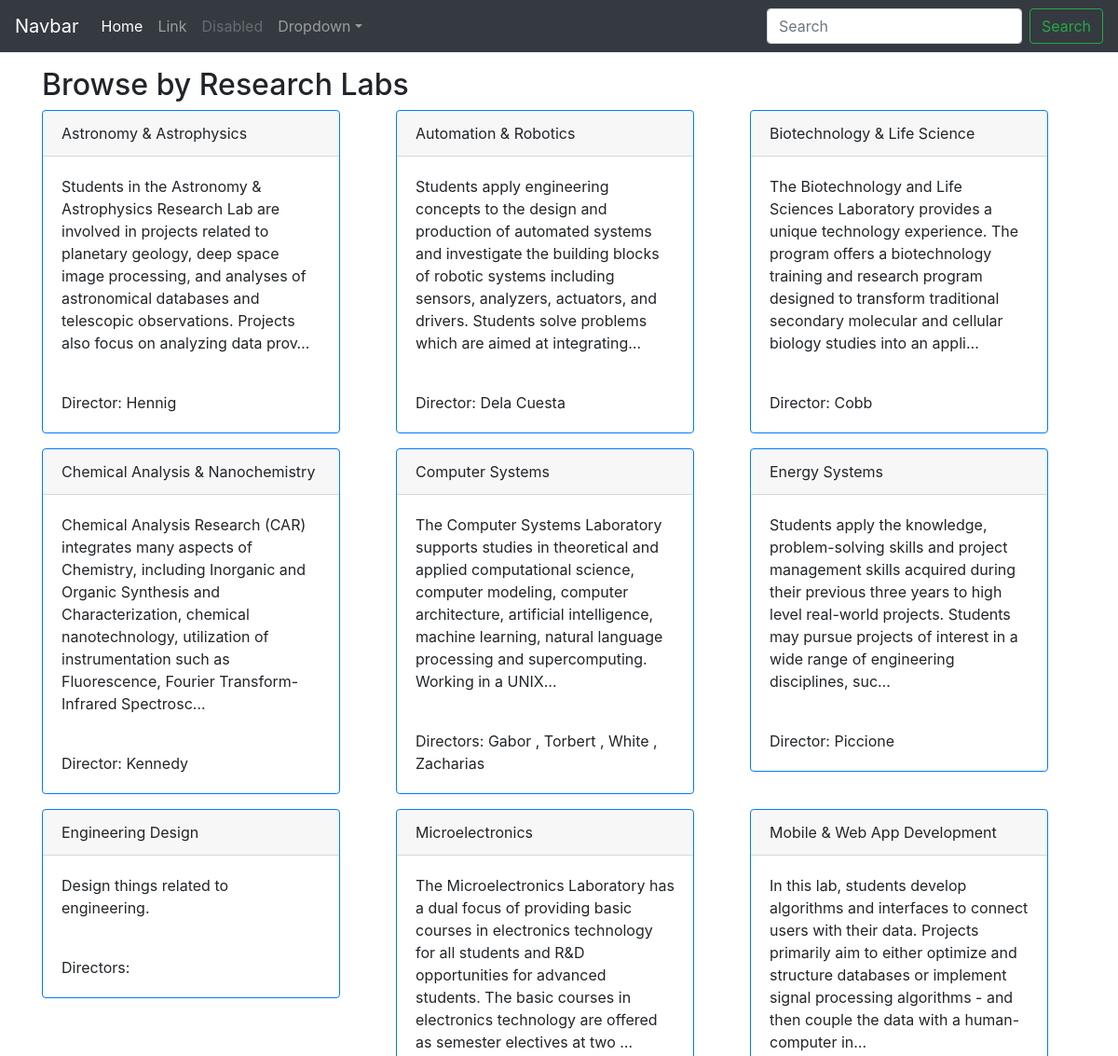
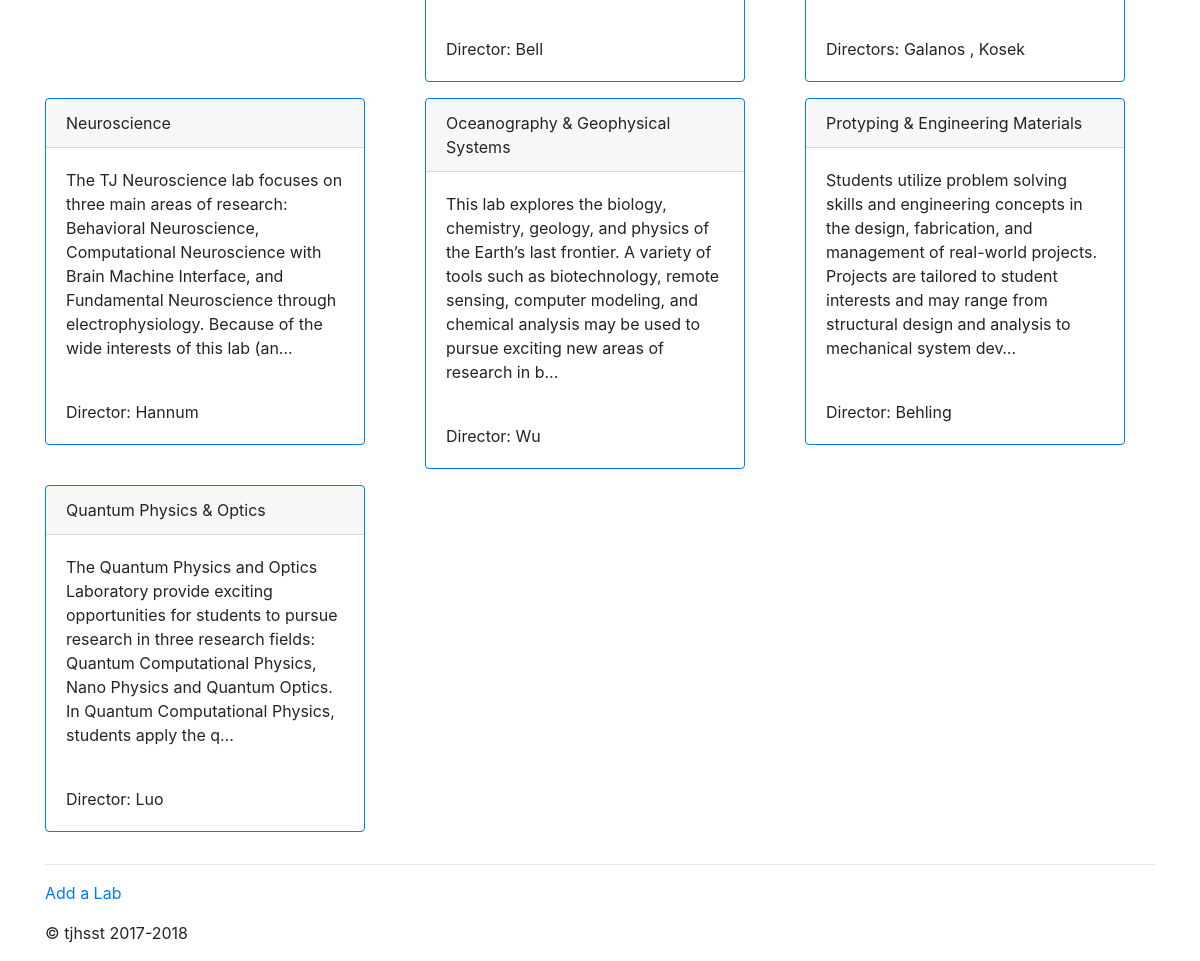
/research/research_labs/, run on the app's committed database (2 pictures, top to bottom).
### research/models.py (models this page shows, shortened)
class ResearchLab(models.Model):
    lab_name = models.CharField(max_length=50)
    lab_description = models.TextField(max_length=1000)

class LabDirector(models.Model):
    last_name = models.CharField(max_length=30)
    first_name = models.CharField(max_length=30)
    email = models.EmailField()
    lab = models.ForeignKey(ResearchLab)

### research/views.py (the view)
class ResearchLabIndexView(generic.ListView):
    model = ResearchLab

### research/templates/research/researchlab_list.html (shortened to what this page needs)
{% extends 'research/main_template.html' %}
{% block content %}
    {% if researchlab_list %}
        <div class="container">
            <h2>Browse by Research Labs</h2>
            {% for lab in researchlab_list|dictsort:"lab_name" %}
                {% if forloop.first %}<div class="row">{% endif %}
                <div class="col-md-4">
                    <div class="card border-primary  mb-3" style="max-width: 20rem;">
                        <div class="card-header">{{ lab.lab_name }}</div>
                        <div class="card-body">
                            <p class="card-text">{{ lab.lab_description|truncatechars:250 }}
                            </p>
                            <br/>Director{{ lab.labdirector_set.all|pluralize }}:
                            {% for director in lab.labdirector_set.all|dictsort:"last_name" %}
                                {{ director.last_name }}
                                {%  ifnotequal forloop.last True %}
                                    ,
                                {% endifnotequal %}
                            {% endfor %}
                        </div>
                        </div>
                    </div>
                {% if forloop.counter|divisibleby:3 %}
                    </div>
                    <div class="row">
                {% endif %}
            {% if forloop.last %}
                </div>
            {% endif %}
            {% endfor %}
            <hr>
        </div>
    {% endif %}
    <div class="container">
        <p><a href="{% url 'research_lab_add' %}">Add a Lab</a></p>
    </div>
{% endblock %}

### research/templates/research/main_template.html (shortened to what this page needs)
{% load static %}
<!doctype html>
<html lang="en">
  <head>
    <link href="https://stackpath.bootstrapcdn.com/bootstrap/4.1.0/css/bootstrap.min.css" rel="stylesheet" type="text/css">
    <link href="{% static 'research/jumbotron.css'%}" rel="stylesheet" type="text/css">
  </head>
  <body>
    <nav class="navbar navbar-expand-md navbar-dark fixed-top bg-dark">
      <a class="navbar-brand" href="#">Navbar</a>
      <div class="collapse navbar-collapse" id="navbarsExampleDefault">
        <ul class="navbar-nav mr-auto">
          <li class="nav-item active">
            <a class="nav-link" href="index.html">Home <span class="sr-only">(current)</span></a>
          </li>
          <li class="nav-item">
            <a class="nav-link" href="#">Link</a>
          </li>
          <li class="nav-item">
            <a class="nav-link disabled" href="#">Disabled</a>
          </li>
          <li class="nav-item dropdown">
            <a class="nav-link dropdown-toggle" href="http://example.com" id="dropdown01" data-toggle="dropdown" aria-haspopup="true" aria-expanded="false">Dropdown</a>
          </li>
        </ul>
        <form class="form-inline my-2 my-lg-0">
          <input class="form-control mr-sm-2" type="text" placeholder="Search" aria-label="Search">
          <button class="btn btn-outline-success my-2 my-sm-0" type="submit">Search</button>
        </form>
      </div>
    </nav>
    <main role="main">
    {% block content %}{% endblock %}
    </main>
    <footer class="container">
      <p>&copy; tjhsst 2017-2018</p>
    </footer>
  </body>
</html>

### research/static/research/jumbotron.css (style rules this page uses)
body { padding-top: 3.5rem; }
h1,h2 { padding-top: 1rem; }

### data on the page
ResearchLab: lab_name "Astronomy & Astrophysics", lab_description "Students in the Astronomy & Astrophysics Research Lab are involved in projects related to planetary geology, deep space image processing, and analyses of astronomical databases and telescopic observations. Projects also focus on analyzing data prov…"
LabDirector: last_name "Hennig"
ResearchLab: lab_name "Automation & Robotics", lab_description "Students apply engineering concepts to the design and production of automated systems and investigate the building blocks of robotic systems including sensors, analyzers, actuators, and drivers. Students solve problems which are aimed at integrating…"
LabDirector: last_name "Dela Cuesta"
ResearchLab: lab_name "Biotechnology & Life Science", lab_description "The Biotechnology and Life Sciences Laboratory provides a unique technology experience. The program offers a biotechnology training and research program designed to transform traditional secondary molecular and cellular biology studies into an appli…"
LabDirector: last_name "Cobb"
ResearchLab: lab_name "Chemical Analysis & Nanochemistry", lab_description "Chemical Analysis Research (CAR) integrates many aspects of Chemistry, including Inorganic and Organic Synthesis and Characterization, chemical nanotechnology, utilization of instrumentation such as Fluorescence, Fourier Transform-Infrared Spectrosc…"
LabDirector: last_name "Kennedy"
ResearchLab: lab_name "Computer Systems", lab_description "The Computer Systems Laboratory supports studies in theoretical and applied computational science, computer modeling, computer architecture, artificial intelligence, machine learning, natural language processing and supercomputing. Working in a UNIX…"
LabDirector: last_name "Gabor"
LabDirector: last_name "Torbert"
LabDirector: last_name "White"
LabDirector: last_name "Zacharias"
ResearchLab: lab_name "Energy Systems", lab_description "Students apply the knowledge, problem-solving skills and project management skills acquired during their previous three years to high level real-world projects. Students may pursue projects of interest in a wide range of engineering disciplines, suc…"
LabDirector: last_name "Piccione"
ResearchLab: lab_name "Engineering Design", lab_description "Design things related to engineering."
ResearchLab: lab_name "Microelectronics", lab_description "The Microelectronics Laboratory has a dual focus of providing basic courses in electronics technology for all students and R&D opportunities for advanced students. The basic courses in electronics technology are offered as semester electives at two …"
LabDirector: last_name "Bell"
ResearchLab: lab_name "Mobile & Web App Development", lab_description "In this lab, students develop algorithms and interfaces to connect users with their data. Projects primarily aim to either optimize and structure databases or implement signal processing algorithms - and then couple the data with a human-computer in…"
LabDirector: last_name "Galanos"
LabDirector: last_name "Kosek"
ResearchLab: lab_name "Neuroscience", lab_description "The TJ Neuroscience lab focuses on three main areas of research: Behavioral Neuroscience, Computational Neuroscience with Brain Machine Interface, and Fundamental Neuroscience through electrophysiology. Because of the wide interests of this lab (an…"
LabDirector: last_name "Hannum"
ResearchLab: lab_name "Oceanography & Geophysical Systems", lab_description "This lab explores the biology, chemistry, geology, and physics of the Earth’s last frontier. A variety of tools such as biotechnology, remote sensing, computer modeling, and chemical analysis may be used to pursue exciting new areas of research in b…"
LabDirector: last_name "Wu"
ResearchLab: lab_name "Protyping & Engineering Materials", lab_description "Students utilize problem solving skills and engineering concepts in the design, fabrication, and management of real-world projects. Projects are tailored to student interests and may range from structural design and analysis to mechanical system dev…"
LabDirector: last_name "Behling"
ResearchLab: lab_name "Quantum Physics & Optics", lab_description "The Quantum Physics and Optics Laboratory provide exciting opportunities for students to pursue research in three research fields: Quantum Computational Physics, Nano Physics and Quantum Optics. In Quantum Computational Physics, students apply the q…"
LabDirector: last_name "Luo"
